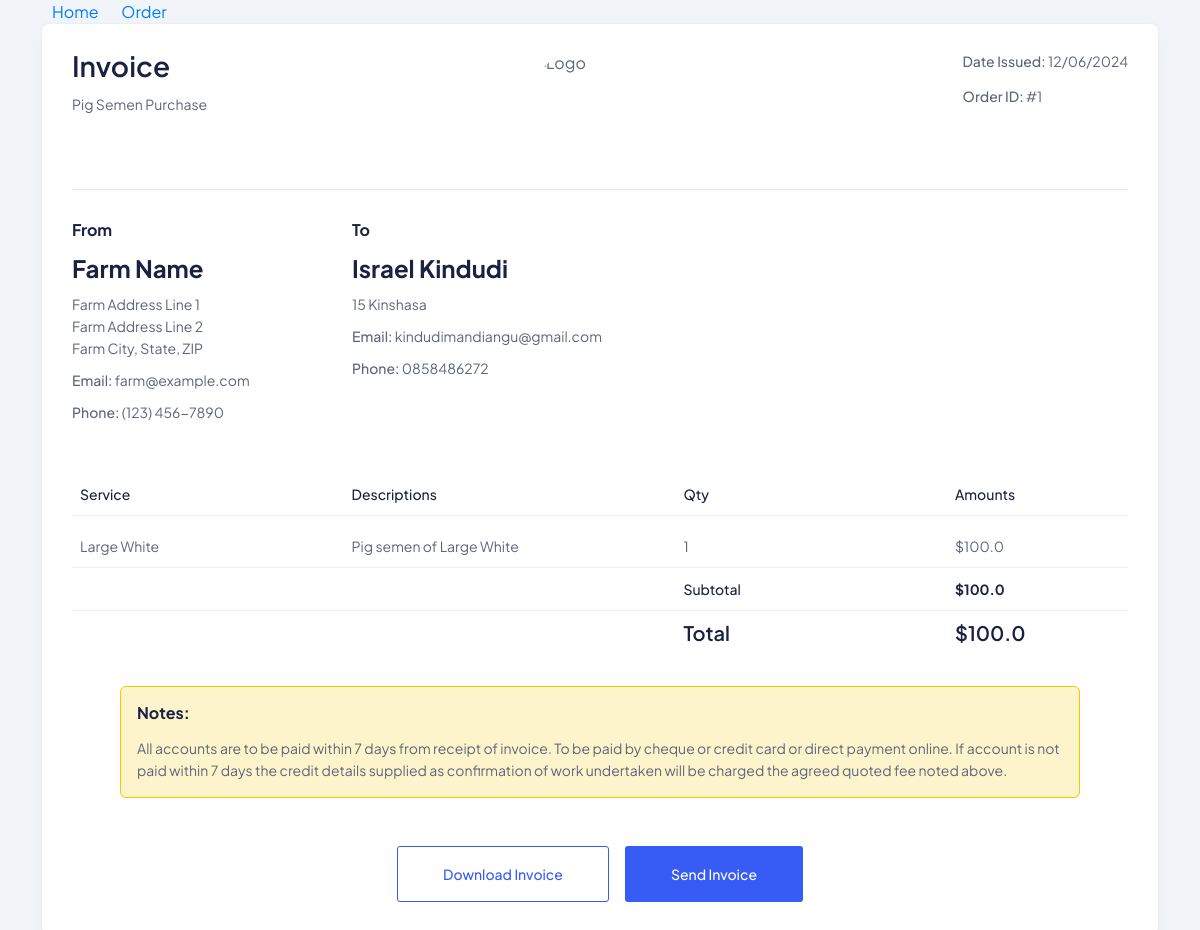
The app's page /invoice/1, older data.
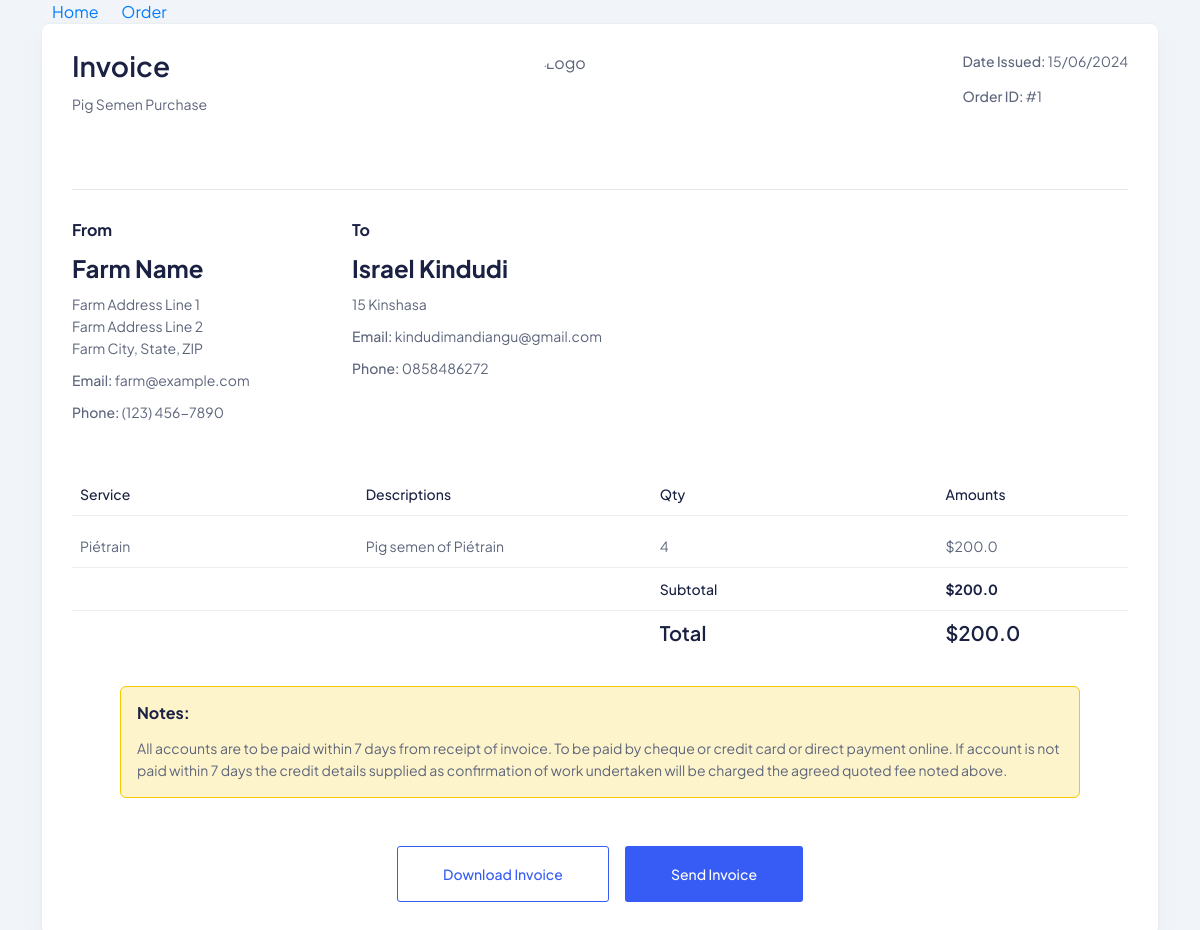
The same page, newer data.
### models.py (models this page shows)
class Order(db.Model):
    id = db.Column(db.Integer, primary_key=True)
    customer_name = db.Column(db.String(100), nullable=False)
    customer_email = db.Column(db.String(100), nullable=False)
    customer_address = db.Column(db.String(200), nullable=False)
    customer_phone = db.Column(db.String(20), nullable=False)
    pig_type_id = db.Column(db.Integer, db.ForeignKey('pig_type.id'), nullable=False)
    quantity = db.Column(db.Integer, nullable=False)
    total_price = db.Column(db.Float, nullable=False)
    timestamp = db.Column(db.DateTime, default=datetime.utcnow)

class PigType(db.Model):
    id = db.Column(db.Integer, primary_key=True)
    name = db.Column(db.String(100), unique=True, nullable=False)
    description = db.Column(db.Text, nullable=False)
    price = db.Column(db.Float, nullable=False)
    orders = db.relationship('Order', backref='pig_type', lazy=True)

### app.py (the view)
@app.route('/invoice/<int:order_id>')
def invoice(order_id):
    order = Order.query.get_or_404(order_id)
    return render_template('invoice.html', order=order)

### templates/invoice.html (shortened to what the changed rows need)
{% extends "base.html" %}
{% block content %}
<div class="invoice-wrapper">
    <div class="row">
        <div class="col-12">
            <div class="invoice-card card-style mb-30">
                <div class="invoice-header">
                    <div class="invoice-for">
                        <h2 class="mb-10">Invoice</h2>
                    </div>
                    <div class="invoice-date">
                        <p><span>Date Issued:</span> {{ order.timestamp.strftime('%d/%m/%Y') }}</p>
                        <p><span>Order ID:</span> #{{ order.id }}</p>
                    </div>
                </div>
                <div class="invoice-address">
                    <div class="address-item">
                        <h1>Farm Name</h1>
                    </div>
                    <div class="address-item">
                        <h5 class="text-bold">To</h5>
                        <h1>{{ order.customer_name }}</h1>
                        <p class="text-sm">
                            {{ order.customer_address }}
                        </p>
                        <p class="text-sm">
                            <span class="text-medium">Email:</span>
                            {{ order.customer_email }}
                        </p>
                        <p class="text-sm">
                            <span class="text-medium">Phone:</span>
                            {{ order.customer_phone }}
                        </p>
                    </div>
                </div>
                <div class="table-responsive">
                    <table class="invoice-table table">
                        <thead>
                            <tr>
                                <th class="service">
                                    <h6 class="text-sm text-medium">Service</h6>
                                </th>
                                <th class="desc">
                                    <h6 class="text-sm text-medium">Descriptions</h6>
                                </th>
                                <th class="qty">
                                    <h6 class="text-sm text-medium">Qty</h6>
                                </th>
                                <th class="amount">
                                    <h6 class="text-sm text-medium">Amounts</h6>
                                </th>
                            </tr>
                        </thead>
                        <tbody>
                            <tr>
                                <td>
                                    <p class="text-sm">{{ order.pig_type.name }}</p>
                                </td>
                                <td>
                                    <p class="text-sm">Pig semen of {{ order.pig_type.name }}</p>
                                </td>
                                <td>
                                    <p class="text-sm">{{ order.quantity }}</p>
                                </td>
                                <td>
                                    <p class="text-sm">${{ order.total_price }}</p>
                                </td>
                            </tr>
                            <tr>
                                <td>
                                    <h6 class="text-sm text-bold">${{ order.total_price }}</h6>
                                </td>
                            </tr>
                            <tr>
                                <td>
                                    <h4>${{ order.total_price }}</h4>
                                </td>
                            </tr>
                        </tbody>
                    </table>
                </div>
            </div>
        </div>
    </div>
</div>
{% endblock %}

Row changes from the older to the newer data that the page shows:
no longer on this page (row unchanged): PigType: pig_type.name "Large White"
changed Order "Israel Kindudi": timestamp "12/06/2024" → "15/06/2024"; quantity "1" → "4"; total_price "100.0" → "200.0"
now on this page (row unchanged): PigType: pig_type.name "Piétrain"
